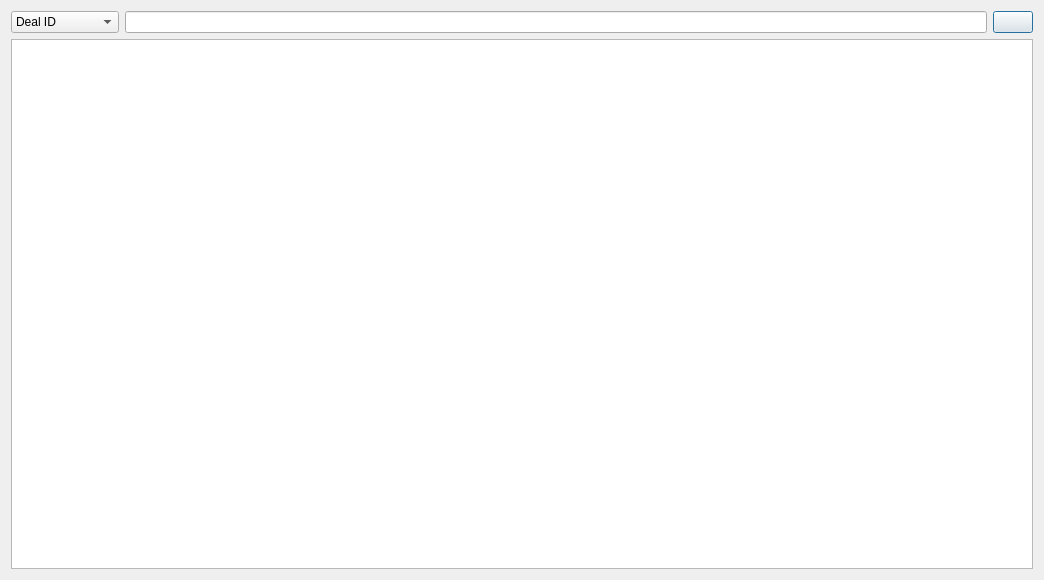
<?xml version="1.0" encoding="UTF-8"?>
<ui version="4.0">
 <class>ListDeals</class>
 <widget class="QDialog" name="ListDeals">
  <property name="geometry">
   <rect>
    <x>0</x>
    <y>0</y>
    <width>1044</width>
    <height>580</height>
   </rect>
  </property>
  <property name="windowTitle">
   <string>Dialog</string>
  </property>
  <layout class="QGridLayout" name="gridLayout">
   <item row="0" column="0">
    <layout class="QHBoxLayout" name="horizontalLayout">
     <item>
      <widget class="QComboBox" name="cb_column">
       <item>
        <property name="text">
         <string>Deal ID</string>
        </property>
       </item>
       <item>
        <property name="text">
         <string>Contact</string>
        </property>
       </item>
       <item>
        <property name="text">
         <string>EMail</string>
        </property>
       </item>
       <item>
        <property name="text">
         <string>CNIC</string>
        </property>
       </item>
       <item>
        <property name="text">
         <string>Product ID</string>
        </property>
       </item>
       <item>
        <property name="text">
         <string>Product Name</string>
        </property>
       </item>
      </widget>
     </item>
     <item>
      <widget class="QLineEdit" name="le_text"/>
     </item>
     <item>
      <widget class="QPushButton" name="btn_search">
       <property name="text">
        <string/>
       </property>
       <property name="icon">
        <iconset resource="../../../resources/icons.qrc">
         <normaloff>:/icons/icons/search.svg</normaloff>:/icons/icons/search.svg</iconset>
       </property>
       <property name="iconSize">
        <size>
         <width>48</width>
         <height>48</height>
        </size>
       </property>
      </widget>
     </item>
    </layout>
   </item>
   <item row="1" column="0">
    <layout class="QVBoxLayout" name="v_layout">
     <item>
      <widget class="QListWidget" name="listWidget"/>
     </item>
    </layout>
   </item>
  </layout>
 </widget>
 <resources>
  <include location="../../../resources/icons.qrc"/>
 </resources>
 <connections/>
</ui>
